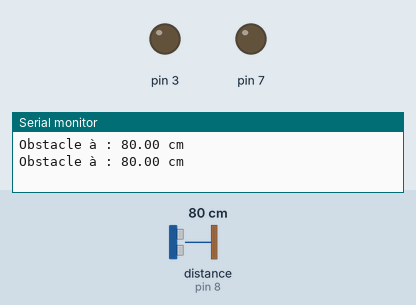
This sketch was run on a simulated Arduino Uno, built with avr-gcc and run on an emulated ATmega328P. On the bench: output pins drawn as LEDs (lit = HIGH), the last lines printed to the serial monitor. Inputs (shaded band) come from the test bench; at power-on: distance to the obstacle (sensor on pin 8) 80 cm. The echo pulse lasts 58.3 µs per cm.

Above: at 1.2 s.
1.3 s: distance to the obstacle (sensor on pin 8) set to 53 cm
3.2 s: distance to the obstacle (sensor on pin 8) set to 47 cm
At 5.2 s:
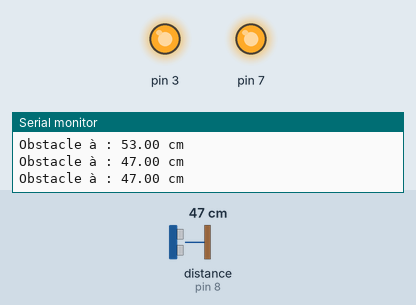
5.5 s: distance to the obstacle (sensor on pin 8) set to 60 cm
At 6.4 s:
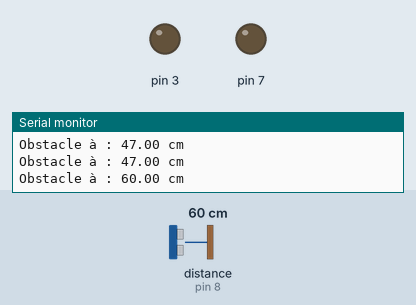
7.5 s: distance to the obstacle (sensor on pin 8) set to 2 cm
At 8.8 s:
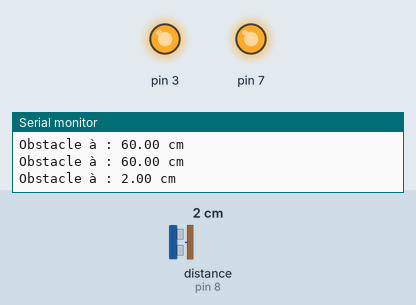
Timing chart, 0 to 10.5 s (numbered marks = the images above; inputs shaded):
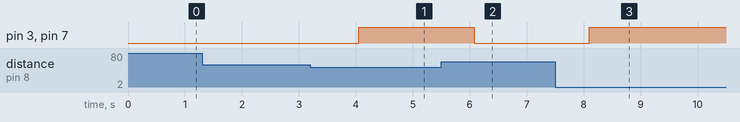

Measured:
- the behaviour switches between 51 and 50 cm on distance to the obstacle (sensor on pin 8) (found by bisection; images 0 and 1)
- after the input at 3.2 s, pin 3, pin 7: LOW → HIGH after 0.85 s
- after the input at 5.5 s, pin 3, pin 7: HIGH → LOW after 0.58 s
- after the input at 7.5 s, pin 3, pin 7: LOW → HIGH after 0.60 s

The sketch:

Detecteur_de_mouvements.ino
```cpp
#include <HCSR04.h>

HCSR04 hc(2, 8); //initialisation class HCSR04 (trig pin , echo pin)

String dis_str;
float dis_reel;
void setup()
{
    Serial.begin(9600);
    pinMode(3, OUTPUT);
    pinMode(7, OUTPUT);

    pinMode(2, OUTPUT); // Trig
    pinMode(8, INPUT);// Echo
}

void loop()
{

    dis_str = hc.dist();
    dis_reel = dis_str.toFloat();

    Serial.println("Obstacle à : " + String(hc.dist()) + " cm");
    delay(1000);

    if (hc.dist() > 50)
    {
      digitalWrite(3, LOW);
      digitalWrite(7, LOW);
    }
    // if (hc.dist() > 50 & hc.dist() <= 100){    }
    else{
      digitalWrite(3, HIGH);
      digitalWrite(7, HIGH);
    }

}
```
